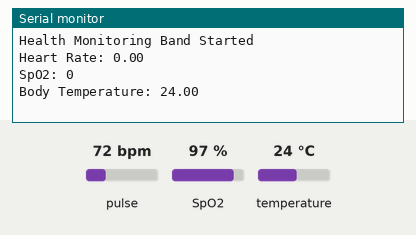
The sketch below on a simulated Arduino Uno, built with avr-gcc and run on an emulated ATmega328P. On the bench: the last lines printed to the serial monitor. The inputs (shaded band) are chosen by the test bench; at power-on: pulse 72 bpm, temperature 24 °C, SpO2 97 %.

Above: at 2.5 s.
2.6 s: pulse set to 42 bpm
4.1 s: temperature set to 12 °C
At 5.1 s:
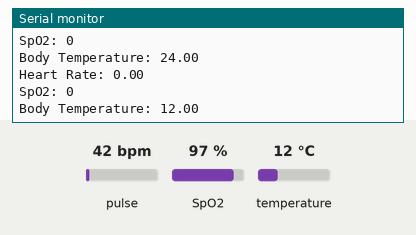
5.6 s: SpO2 set to 80 %
At 6.4 s:
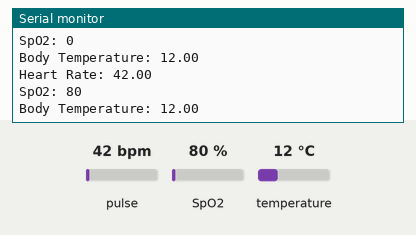
7.1 s: temperature set to 19 °C
At 8.4 s:
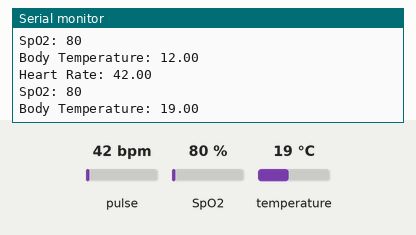
8.6 s: pulse set to 70 bpm
At 10.3 s:
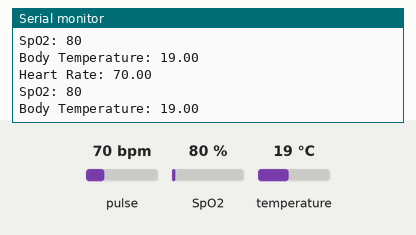
Timing chart, 0 to 11.1 s (numbered marks = the images above; inputs shaded):
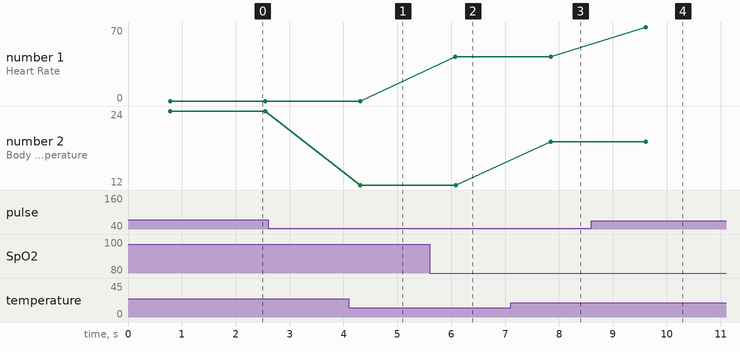

The sketch:

health_monitor_band.ino
```cpp
#include <Wire.h>
#include "MAX30100_PulseOximeter.h"
#include <OneWire.h>
#include <DallasTemperature.h>

#define TEMP_PIN 5

PulseOximeter pox;

OneWire oneWire(TEMP_PIN);
DallasTemperature sensors(&oneWire);

void setup()
{
Serial.begin(115200);

Wire.begin();

pox.begin();
sensors.begin();

Serial.println("Health Monitoring Band Started");
}

void loop()
{
pox.update();

sensors.requestTemperatures();

float bodyTemp = sensors.getTempCByIndex(0);

Serial.print("Heart Rate: ");
Serial.println(pox.getHeartRate());

Serial.print("SpO2: ");
Serial.println(pox.getSpO2());

Serial.print("Body Temperature: ");
Serial.println(bodyTemp);

delay(1000);
}
```

Measured:
- after the input at 4.1 s, the serial monitor: prints a new line after 0.21 s (image 1)
- after the input at 5.6 s, the serial monitor: prints a new line after 0.48 s (image 2)
- after the input at 7.1 s, the serial monitor: prints a new line after 0.75 s (image 3)
- after the input at 8.6 s, the serial monitor: prints a new line after 1.0 s (image 4)
- plotted number 1: 42 → 70 after the input at 8.6 s
- plotted number 2: 24 → 12 after the input at 4.1 s, 12 → 19 after the input at 7.1 s
